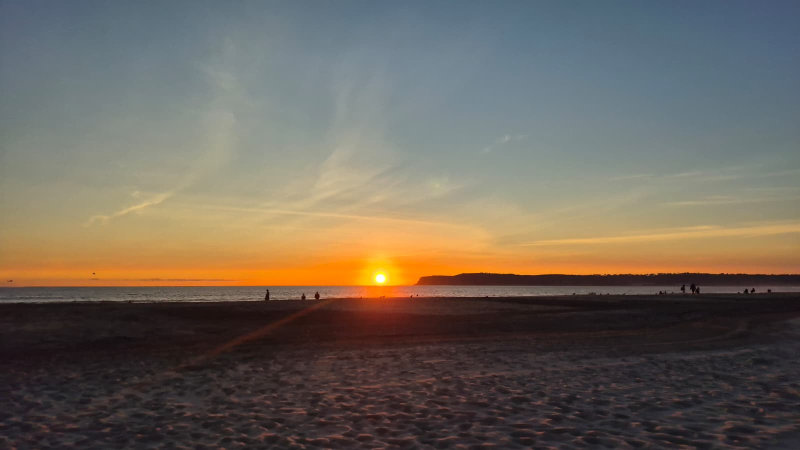
#> input picture Assignments/PythonIsAwesome/sunsetSanDiego.jpg, 1600 x 900 px (shown at 1/2 size)
$ python main2.py
#> lines starting #> are read from the running program, lines starting #| are printed output that depends on the picture
from PIL import Image, ImageFilter, ImageEnhance

img = Image.open("sunsetSanDiego.jpg")
#> img is the input picture: PIL image 1600x900 RGB; mean R, G, B 110.3, 101.5, 90.7

# Blur the image:
# when radius=1 (slight blur), when radius=10 (very blurry)
blurred = img.filter(ImageFilter.GaussianBlur(radius=5))

# Increase saturation:
# 1.0 = normal, 2.0 = very saturated, 0 = grayscale
enhancer = ImageEnhance.Color(blurred)
saturated = enhancer.enhance(4)
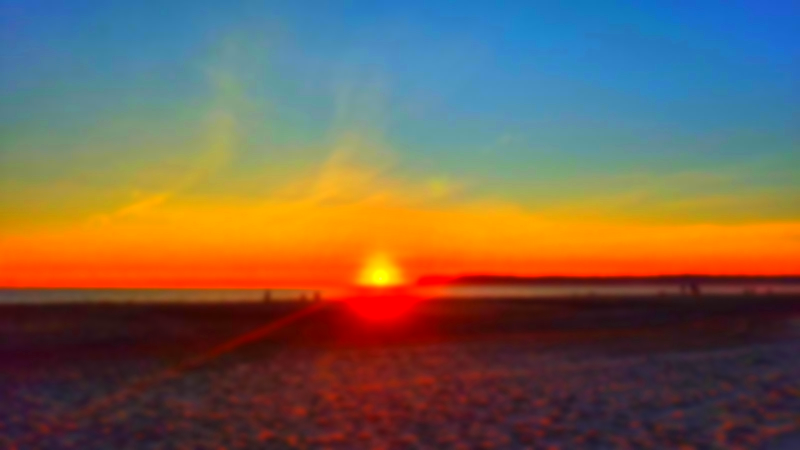
#> saturated: PIL image 1600x900 RGB (shown at 1/2 size); mean R, G, B 116.7, 97.5, 79.5


# Crop the image
# Crop box = (left, top, right, bottom)
cropped = saturated.crop((50, 50, 1500, 900))
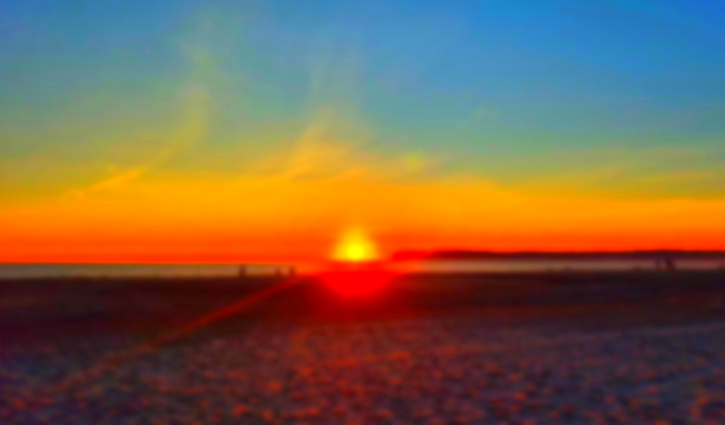
#> cropped: PIL image 1450x850 RGB (shown at 1/2 size); mean R, G, B 123.7, 97.3, 72.5

cropped.show()
cropped.save("sunset_blur_sat_crop.jpg")
